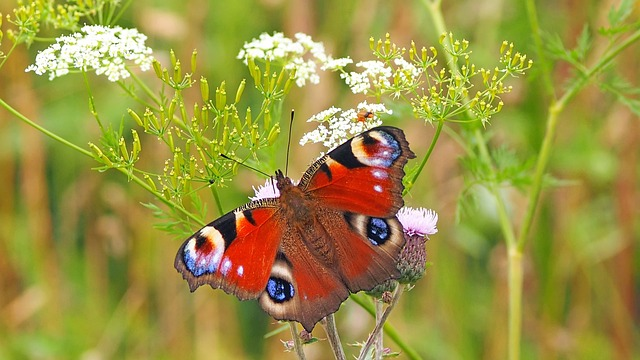
#> input picture 11_pillow_image_processing/img_1.jpg, 640 x 360 px
$ jupyter execute pillow_basics.ipynb
#> lines starting #> are read from the running program, lines starting #| are printed output that depends on the picture
[cell 1]
from PIL import Image
img_name = 'img_1.jpg'
img = Image.open(img_name)
#> img is the input picture: PIL image 640x360 RGB; mean R, G, B 155.7, 146.3, 65.9
# img.show() # Show the image outside of the notebook
display(img)

# Rotate image
img = img.rotate(angle=20, fillcolor=(0, 0, 255))
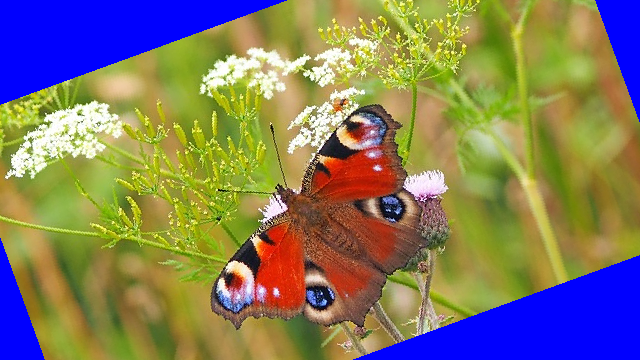
#> img: PIL image 640x360 RGB; mean R, G, B 131.6, 122.8, 96.5
# Resize Image
img = img.resize((int(img.width/2), int(img.height/2)))
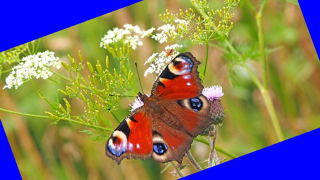
#> img: PIL image 320x180 RGB; mean R, G, B 131.6, 122.9, 96.5
display(img)

[cell 2]
# Create an image
width = img.width
#> width = 320
height = img.height
#> height = 180
im_1 = Image.new("RGB", (width, height), (0, 255, 0))
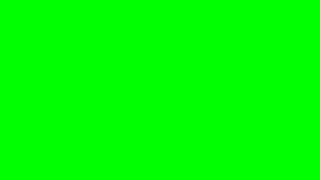
#> im_1: PIL image 320x180 RGB; mean R, G, B 0, 255, 0
display(im_1)

[cell 3]
# Blend two images
img_2 = Image.blend(img, im_1, alpha=0.5)
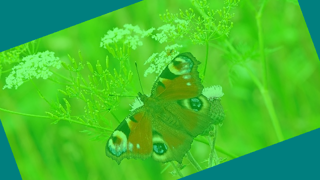
#> img_2: PIL image 320x180 RGB; mean R, G, B 65.6, 188.6, 47.9
display(img_2)

[cell 4]
# Crop an image
im_3 = img.crop(box=(40, 50, 250, 150)) # x, y, width, height
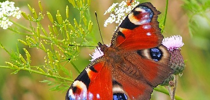
#> im_3: PIL image 210x100 RGB; mean R, G, B 154.8, 135.7, 64.8
display(img)
display(im_3)

[cell 5]
# Convert
im_4 = img.convert('L') # 'L' -> Grayscale, 'RGB' -> to rgb
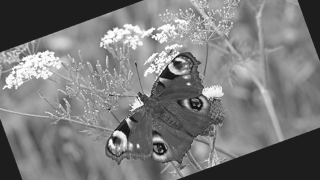
#> im_4: PIL image 320x180 L; min 8, max 255, mean 122.5
display(im_4)
